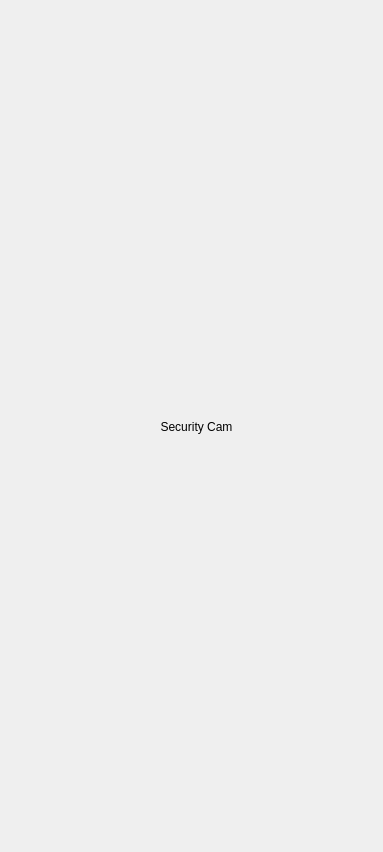
<?xml version="1.0" encoding="UTF-8"?>
<ui version="4.0">
 <class>Dialog</class>
 <widget class="QDialog" name="Dialog">
  <property name="geometry">
   <rect>
    <x>0</x>
    <y>0</y>
    <width>383</width>
    <height>852</height>
   </rect>
  </property>
  <property name="windowTitle">
   <string>Dialog</string>
  </property>
  <widget class="QLabel" name="lb_webcam">
   <property name="enabled">
    <bool>true</bool>
   </property>
   <property name="geometry">
    <rect>
     <x>0</x>
     <y>0</y>
     <width>393</width>
     <height>853</height>
    </rect>
   </property>
   <property name="styleSheet">
    <string notr="true"/>
   </property>
   <property name="text">
    <string>Security Cam</string>
   </property>
   <property name="scaledContents">
    <bool>false</bool>
   </property>
   <property name="alignment">
    <set>Qt::AlignCenter</set>
   </property>
  </widget>
  <widget class="QPushButton" name="btn_back">
   <property name="geometry">
    <rect>
     <x>20</x>
     <y>60</y>
     <width>35</width>
     <height>35</height>
    </rect>
   </property>
   <property name="palette">
    <palette>
     <active>
      <colorrole role="Button">
       <brush brushstyle="SolidPattern">
        <color alpha="0">
         <red>255</red>
         <green>255</green>
         <blue>255</blue>
        </color>
       </brush>
      </colorrole>
      <colorrole role="Base">
       <brush brushstyle="SolidPattern">
        <color alpha="0">
         <red>255</red>
         <green>255</green>
         <blue>255</blue>
        </color>
       </brush>
      </colorrole>
      <colorrole role="Window">
       <brush brushstyle="SolidPattern">
        <color alpha="0">
         <red>255</red>
         <green>255</green>
         <blue>255</blue>
        </color>
       </brush>
      </colorrole>
     </active>
     <inactive>
      <colorrole role="Button">
       <brush brushstyle="SolidPattern">
        <color alpha="0">
         <red>255</red>
         <green>255</green>
         <blue>255</blue>
        </color>
       </brush>
      </colorrole>
      <colorrole role="Base">
       <brush brushstyle="SolidPattern">
        <color alpha="0">
         <red>255</red>
         <green>255</green>
         <blue>255</blue>
        </color>
       </brush>
      </colorrole>
      <colorrole role="Window">
       <brush brushstyle="SolidPattern">
        <color alpha="0">
         <red>255</red>
         <green>255</green>
         <blue>255</blue>
        </color>
       </brush>
      </colorrole>
     </inactive>
     <disabled>
      <colorrole role="Button">
       <brush brushstyle="SolidPattern">
        <color alpha="0">
         <red>255</red>
         <green>255</green>
         <blue>255</blue>
        </color>
       </brush>
      </colorrole>
      <colorrole role="Base">
       <brush brushstyle="SolidPattern">
        <color alpha="0">
         <red>255</red>
         <green>255</green>
         <blue>255</blue>
        </color>
       </brush>
      </colorrole>
      <colorrole role="Window">
       <brush brushstyle="SolidPattern">
        <color alpha="0">
         <red>255</red>
         <green>255</green>
         <blue>255</blue>
        </color>
       </brush>
      </colorrole>
     </disabled>
    </palette>
   </property>
   <property name="cursor">
    <cursorShape>PointingHandCursor</cursorShape>
   </property>
   <property name="styleSheet">
    <string notr="true">QPushButton {
background-image: url(:/images/img/Back.png);
background-color: rgb(255, 255, 255,0);
border-radius: 5px; 
padding: 5px;
}</string>
   </property>
   <property name="text">
    <string/>
   </property>
  </widget>
 </widget>
 <resources>
  <include location="resource.qrc"/>
 </resources>
 <connections/>
</ui>
